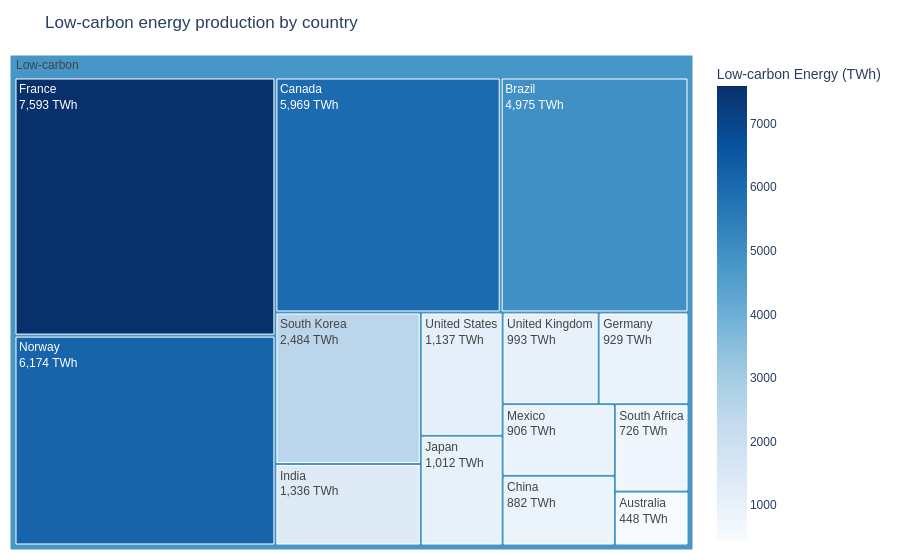
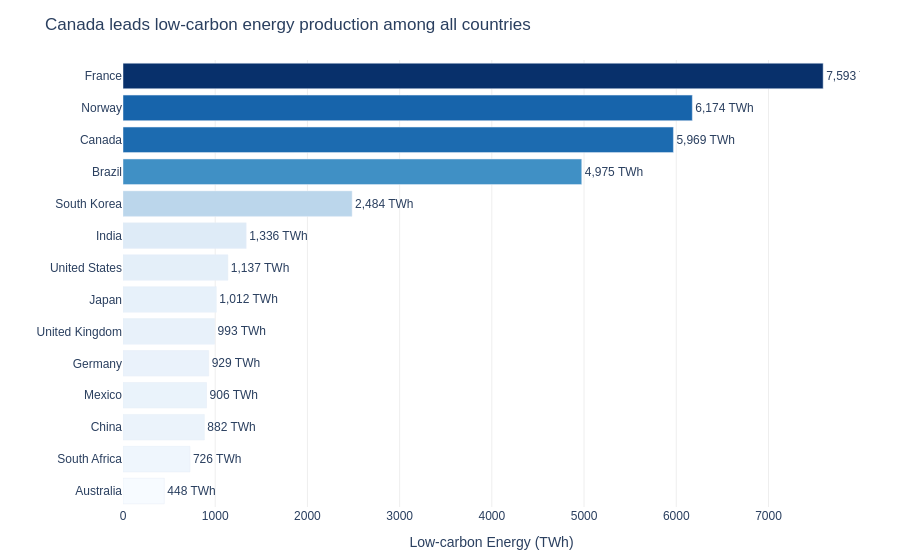

Notebook cell for these charts, in order:
### Markdown cell above
## Task 3 — Treemap vs bar: low-carbon energy by country

**What to build:** Build **both** a treemap and a horizontal bar chart showing total low-carbon TWh (Nuclear + Hydro) per country. Then answer the question in a markdown cell below.

**Requirements:**
- Filter to `Source_Type == 'Low-carbon'` and aggregate TWh by country
- Treemap: single-level `path=['All', 'Country']` with a dummy root node labelled `'Low-carbon'`
- Bar chart: sorted by TWh, horizontal orientation, CVD-safe colour
- Both charts show TWh values, not percentages
- Insight title on the bar chart naming the leading country

### Code cell
# Task 3 — charts
# YOUR CODE HERE
# =========================================================
# Task 3 — Treemap vs Bar Chart:
# Low-carbon energy by country
# =========================================================

# Filter low-carbon sources
low_carbon = (
    df[df['Source_Type'] == 'Low-carbon']
    .groupby('Country')['TWh']
    .sum()
    .reset_index()
)

# Sort values
low_carbon = low_carbon.sort_values('TWh')

# Dummy root node
low_carbon['All'] = 'Low-carbon'

# =========================================================
# Treemap
# =========================================================

fig_tree = px.treemap(
    low_carbon,
    path=['All', 'Country'],
    values='TWh',
    color='TWh',
    color_continuous_scale='Blues',
    labels={'TWh': 'Low-carbon Energy (TWh)'},
    title='Low-carbon energy production by country'
)

fig_tree.update_traces(
    texttemplate='%{label}<br>%{value:,.0f} TWh',
    hovertemplate='<b>%{label}</b><br>%{value:,.0f} TWh<extra></extra>',
    root_color='white'
)

fig_tree.update_layout(
    font=dict(family='Arial', size=12),
    paper_bgcolor='white',
    margin=dict(l=10, r=10, t=55, b=10)
)

fig_tree.show()


# =========================================================
# Horizontal Bar Chart
# =========================================================

fig_bar = px.bar(
    low_carbon,
    x='TWh',
    y='Country',
    orientation='h',
    color='TWh',
    color_continuous_scale='Blues',
    text='TWh',
    labels={
        'TWh': 'Low-carbon Energy (TWh)',
        'Country': ''
    },
    title='Canada leads low-carbon energy production among all countries'
)

fig_bar.update_traces(
    texttemplate='%{text:,.0f} TWh',
    textposition='outside',
    hovertemplate='<b>%{y}</b><br>%{x:,.0f} TWh<extra></extra>'
)

fig_bar.update_layout(
    plot_bgcolor='white',
    paper_bgcolor='white',
    font=dict(family='Arial', size=12),
    coloraxis_showscale=False,
    margin=dict(l=80, r=40, t=60, b=40)
)

fig_bar.update_xaxes(gridcolor='#EEEEEE')
fig_bar.update_yaxes(showgrid=False)

fig_bar.show()

### Figure 1 — Plotly figure (JSON) as saved in the notebook; plotly's stock layout.template omitted (floating-point values rounded to 4 significant figures)
{"data": [{"branchvalues": "total", "customdata": [[448.0], [726.0], [882.0], [906.0], [929.0], [993.0], [1012.0], [1137.0], [1336.0], [2484.0], [4975.0], [5969.0], [6174.0], [7593.0], [4797.0]], "domain": {"x": [0, 1], "y": [0, 1]}, "hovertemplate": "<b>%{label}</b><br>%{value:,.0f} TWh<extra></extra>", "ids": ["Low-carbon/Australia", "Low-carbon/South Africa", "Low-carbon/China", "Low-carbon/Mexico", "Low-carbon/Germany", "Low-carbon/United Kingdom", "Low-carbon/Japan", "Low-carbon/United States", "Low-carbon/India", "Low-carbon/South Korea", "Low-carbon/Brazil", "Low-carbon/Canada", "Low-carbon/Norway", "Low-carbon/France", "Low-carbon"], "labels": ["Australia", "South Africa", "China", "Mexico", "Germany", "United Kingdom", "Japan", "United States", "India", "South Korea", "Brazil", "Canada", "Norway", "France", "Low-carbon"], "marker": {"coloraxis": "coloraxis", "colors": [448.0, 726.0, 882.0, 906.0, 929.0, 993.0, 1012.0, 1137.0, 1336.0, 2484.0, 4975.0, 5969.0, 6174.0, 7593.0, 4797.0]}, "name": "", "parents": ["Low-carbon", "Low-carbon", "Low-carbon", "Low-carbon", "Low-carbon", "Low-carbon", "Low-carbon", "Low-carbon", "Low-carbon", "Low-carbon", "Low-carbon", "Low-carbon", "Low-carbon", "Low-carbon", ""], "root": {"color": "white"}, "texttemplate": "%{label}<br>%{value:,.0f} TWh", "type": "treemap", "values": [448.0, 726.0, 882.0, 906.0, 929.0, 993.0, 1012.0, 1137.0, 1336.0, 2484.0, 4975.0, 5969.0, 6174.0, 7593.0, 35560.0]}], "layout": {"coloraxis": {"colorbar": {"title": {"text": "Low-carbon Energy (TWh)"}}, "colorscale": [[0, "rgb(247,251,255)"], [0.125, "rgb(222,235,247)"], [0.25, "rgb(198,219,239)"], [0.375, "rgb(158,202,225)"], [0.5, "rgb(107,174,214)"], [0.625, "rgb(66,146,198)"], [0.75, "rgb(33,113,181)"], [0.875, "rgb(8,81,156)"], [1, "rgb(8,48,107)"]]}, "font": {"family": "Arial", "size": 12}, "legend": {"tracegroupgap": 0}, "margin": {"b": 10, "l": 10, "r": 10, "t": 55}, "paper_bgcolor": "white", "title": {"text": "Low-carbon energy production by country"}}}

### Figure 2 — Plotly figure (JSON) as saved in the notebook; plotly's stock layout.template omitted (floating-point values rounded to 4 significant figures)
{"data": [{"hovertemplate": "<b>%{y}</b><br>%{x:,.0f} TWh<extra></extra>", "legendgroup": "", "marker": {"color": [448.0, 726.0, 882.0, 906.0, 929.0, 993.0, 1012.0, 1137.0, 1336.0, 2484.0, 4975.0, 5969.0, 6174.0, 7593.0], "coloraxis": "coloraxis", "pattern": {"shape": ""}}, "name": "", "orientation": "h", "showlegend": false, "text": [448.0, 726.0, 882.0, 906.0, 929.0, 993.0, 1012.0, 1137.0, 1336.0, 2484.0, 4975.0, 5969.0, 6174.0, 7593.0], "textposition": "outside", "texttemplate": "%{text:,.0f} TWh", "type": "bar", "x": [448.0, 726.0, 882.0, 906.0, 929.0, 993.0, 1012.0, 1137.0, 1336.0, 2484.0, 4975.0, 5969.0, 6174.0, 7593.0], "xaxis": "x", "y": ["Australia", "South Africa", "China", "Mexico", "Germany", "United Kingdom", "Japan", "United States", "India", "South Korea", "Brazil", "Canada", "Norway", "France"], "yaxis": "y"}], "layout": {"barmode": "relative", "coloraxis": {"colorbar": {"title": {"text": "Low-carbon Energy (TWh)"}}, "colorscale": [[0, "rgb(247,251,255)"], [0.125, "rgb(222,235,247)"], [0.25, "rgb(198,219,239)"], [0.375, "rgb(158,202,225)"], [0.5, "rgb(107,174,214)"], [0.625, "rgb(66,146,198)"], [0.75, "rgb(33,113,181)"], [0.875, "rgb(8,81,156)"], [1, "rgb(8,48,107)"]], "showscale": false}, "font": {"family": "Arial", "size": 12}, "legend": {"tracegroupgap": 0}, "margin": {"b": 40, "l": 80, "r": 40, "t": 60}, "paper_bgcolor": "white", "plot_bgcolor": "white", "title": {"text": "Canada leads low-carbon energy production among all countries"}, "xaxis": {"anchor": "y", "domain": [0, 1], "gridcolor": "#EEEEEE", "title": {"text": "Low-carbon Energy (TWh)"}}, "yaxis": {"anchor": "x", "domain": [0, 1], "showgrid": false, "title": {"text": ""}}}}
